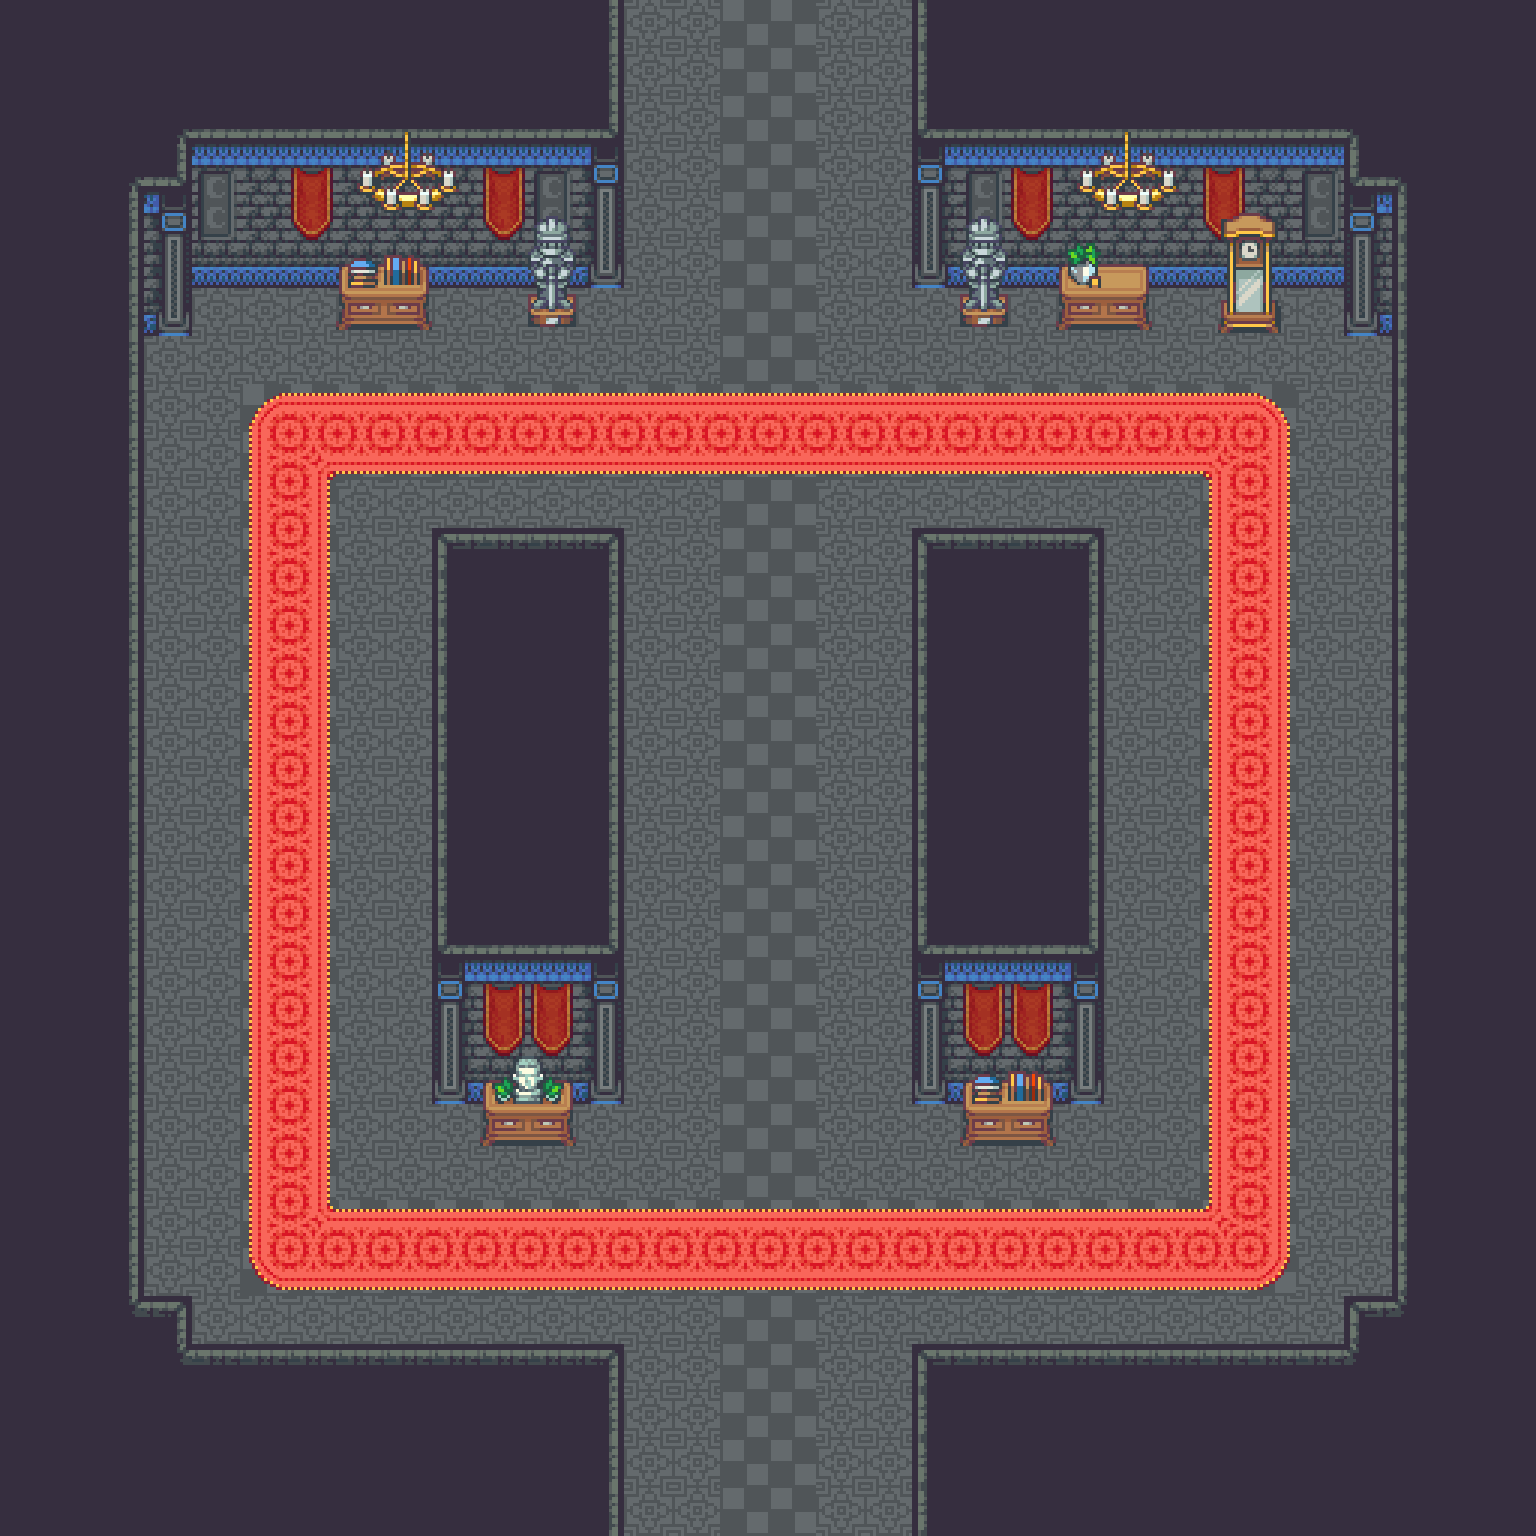

The image is a tile-based game level rendered from a .tmx file. Its description and source (layers, tilesets, objects; grid data summarised) follow:
An orthogonal 32x32 tile map with 48x48 px tiles, 4 tile layers (Ground, Flooring, Furnishing, Ceiling), 4 tilesets and 3 objects.

<map version="1.5" tiledversion="1.7.2" orientation="orthogonal" renderorder="right-down" width="32" height="32" tilewidth="48" tileheight="48" infinite="0" nextlayerid="7" nextobjectid="7">
 <tileset firstgid="1" source="Castle.tsx" />
 <tileset firstgid="1480" source="CastleInterior.tsx" />
 <tileset firstgid="3160" source="CastleObjects.tsx" />
 <tileset firstgid="3416" source="CastleObjects2.tsx" />
 <layer id="2" name="Ground" width="32" height="32">
  <data>[1024 cells, 1024 non-empty, 2 distinct tile ids]</data>
 </layer>
 <layer id="5" name="Flooring" width="32" height="32">
  <data>[1024 cells, 148 non-empty, 12 distinct tile ids]</data>
 </layer>
 <layer id="1" name="Furnishing" width="32" height="32">
  <data>[1024 cells, 504 non-empty, 33 distinct tile ids]</data>
 </layer>
 <layer id="6" name="Ceiling" width="32" height="32">
  <data>[1024 cells, 34 non-empty, 21 distinct tile ids]</data>
 </layer>
 <objectgroup id="3" name="Props">
  <object id="3" gid="235" x="1296" y="336" width="48" height="48">
   <properties>
    <property name="I" value="[ChestSpawn]" />
   </properties>
  </object>
  <object id="4" gid="235" x="432" y="1152" width="48" height="48">
   <properties>
    <property name="I" value="[ChestSpawn]" />
   </properties>
  </object>
  <object id="6" gid="235" x="744" y="840" width="48" height="48">
   <properties>
    <property name="S" value="" />
   </properties>
  </object>
 </objectgroup>
</map>
